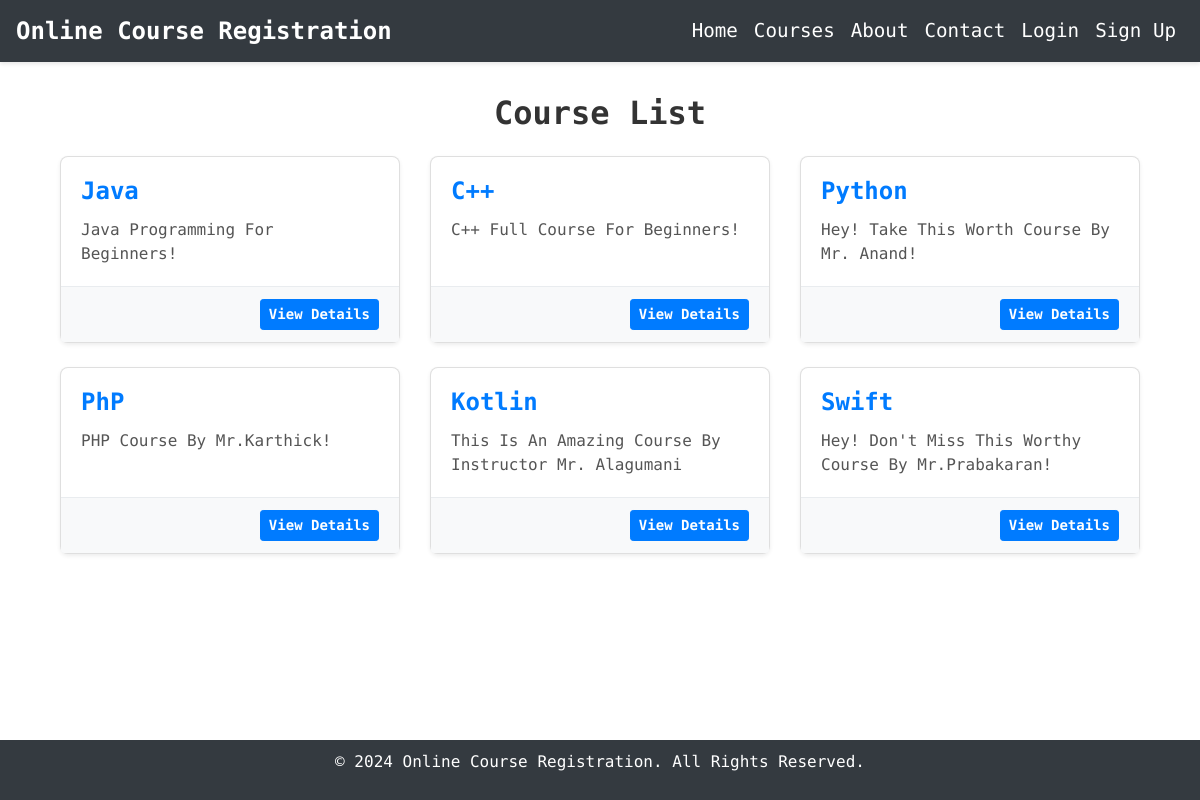
Screenshot of /course_list with the database file from the repository.
### courses/models.py (models this page shows, shortened)
class Course(models.Model):
    title = models.CharField(max_length=200)
    description = models.TextField()
    start_date = models.DateField()
    end_date = models.DateField()
    instructor = models.CharField(max_length=100)

### courses/views.py (the view)
# urls.py: path('course_list', views.course_list, name='course_list'),
def course_list(request):
    courses = Course.objects.all()
    return render(request, 'courses/course_list.html', {'courses': courses})

### courses/templates/courses/course_list.html (shortened to what this page needs)
{% extends 'base_generic.html' %}
{% block content %}
<div class="container course-list-container">
    <h2 class="course-list-header text-center">Course List</h2>
    <div class="row">
        {% for course in courses %}
        <div class="col-lg-4 col-md-6 mb-4">
            <div class="card h-100 shadow-sm course-card">
                <div class="card-body">
                    <h3 class="card-title course-card-title">{{ course.title }}</h3>
                    <p class="card-text course-card-text">{{ course.description }}</p>
                </div>
                <div class="card-footer course-card-footer">
                    <a href="{% url 'course_detail' course.pk %}" class="btn btn-primary btn-sm btn-view-details">View Details</a>
                </div>
            </div>
        </div>
        {% endfor %}
    </div>
</div>
{% endblock %}

### courses/templates/base_generic.html (shortened to what this page needs)
<!DOCTYPE html>
<html lang="en">
<head>
    <link rel="stylesheet" href="https://cdnjs.cloudflare.com/ajax/libs/font-awesome/5.15.3/css/all.min.css">
    <link rel="stylesheet" href="https://maxcdn.bootstrapcdn.com/bootstrap/4.5.2/css/bootstrap.min.css">
</head>
<body>
    <nav class="navbar navbar-expand-lg navbar-light">
        <a class="navbar-brand" href="{% url 'home' %}" id="Text">Online Course Registration</a>
        <div class="collapse navbar-collapse" id="navbarNav">
            <ul class="navbar-nav ml-auto">
                <li class="nav-item">
                    <a class="nav-link" href="{% url 'home' %}">Home</a>
                </li>
                <li class="nav-item">
                    <a class="nav-link" href="{% url 'course_list' %}">Courses</a>
                </li>
                <li class="nav-item">
                    <a class="nav-link" href="{% url 'aboutus' %}">About</a>
                </li>
                <li class="nav-item">
                    <a class="nav-link" href="{% url 'contactus' %}">Contact</a>
                </li>
                <li class="nav-item">
                    <a class="nav-link" href="{% url 'login' %}">Login</a>
                </li>
                <li class="nav-item">
                    <a class="nav-link" href="{% url 'signup' %}">Sign Up</a>
                </li>
            </ul>
        </div>
    </nav>
    <div class="container mt-4 mb-5">
        {% block content %}
        {% endblock %}
    </div>
    <footer>
        <div class="container">
            <p>&copy; 2024 Online Course Registration. All Rights Reserved.</p>
        </div>
    </footer>
</body>
</html>

### courses/templates/base_generic.html (style rules this page uses)
body { font-family: "Ubuntu Sans Mono", monospace; font-style: normal; }
.navbar { background-color: #343a40; box-shadow: 0 2px 4px rgba(0,0,0,0.1); }
.navbar-brand { font-size: 1.5rem; font-weight: bold; color: #ffffff; }
.navbar-nav .nav-item .nav-link { font-size: 1.2rem; color: #ffffff !important; }
footer { position: fixed; bottom: 0; width: 100%; background-color: #343a40; color: white; padding: 10px 0; text-align: center; }
#Text { color: white; }

### courses/templates/courses/course_list.html (style rules this page uses)
.course-list-container { margin-top: 2rem; margin-bottom: 2rem; }
.course-list-header { font-size: 2rem; font-weight: bold; color: #333; margin-bottom: 1.5rem; }
.course-card { transition: transform 0.3s, box-shadow 0.3s; border-radius: 8px; }
.course-card-title { font-size: 1.5rem; font-weight: bold; color: #007bff; }
.course-card-text { font-size: 1rem; color: #555; }
.course-card-footer { background-color: #f8f9fa; border-top: 1px solid #e9ecef; text-align: right; }
.btn-view-details { background-color: #007bff; color: #fff; font-weight: bold; }

### rows the page displays
Course: title "Java", description "Java Programming For Beginners!"
Course: title "C++", description "C++ Full Course For Beginners!"
Course: title "Python", description "Hey! Take This Worth Course By Mr. Anand!"
Course: title "PhP", description "PHP Course By Mr.Karthick!"
Course: title "Kotlin", description "This Is An Amazing Course By Instructor Mr. Alagumani"
Course: title "Swift", description "Hey! Don't Miss This Worthy Course By Mr.Prabakaran!"
